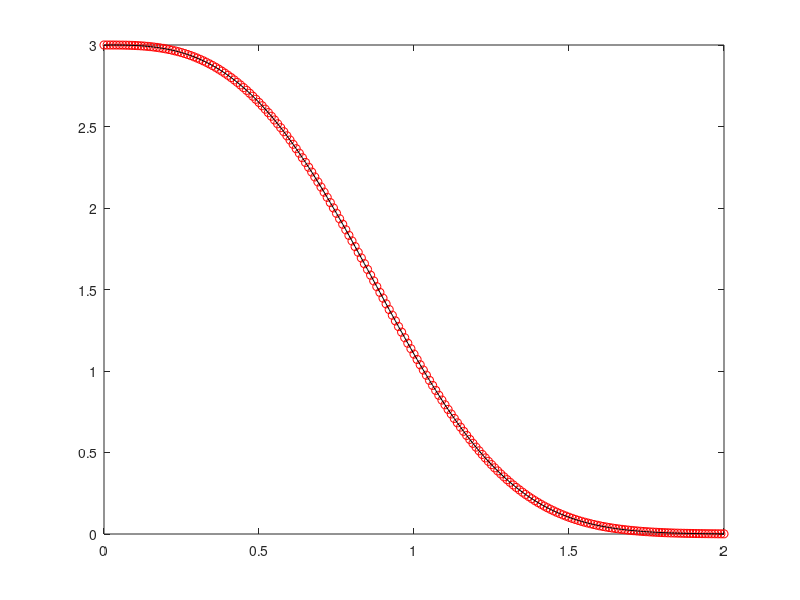

The MATLAB script that drew this image:
clear all
close all
clc
format long

f=@(t,y) -3*t.^2.*y;
y_exact=@(t) 3*exp(-t.^3);
u0=3;
T=2;
h=0.01;
N=T/h;
tk=[0:h:T]';
uk=zeros(N+1,1);
uk(1,1)=u0;

for k=1:N
    f1=f(tk(k,1),uk(k,1));
    f2=f(tk(k+1,1),uk(k,1)+h*f1)
    uk(k+1,1)=uk(k,1)+(h/2)*(f1+f2)
end

uk;

figure(1)
plot(tk,uk,'ro',tk,y_exact(tk),'k')

err_abs=abs(y_exact(tk)-uk)
err_rel=abs(y_exact(tk)-uk)/abs(y_exact(tk))

err_abs2=abs(y_exact(2)-uk(end))
err_rel2=abs(y_exact(2)-uk)/abs(y_exact(end))
